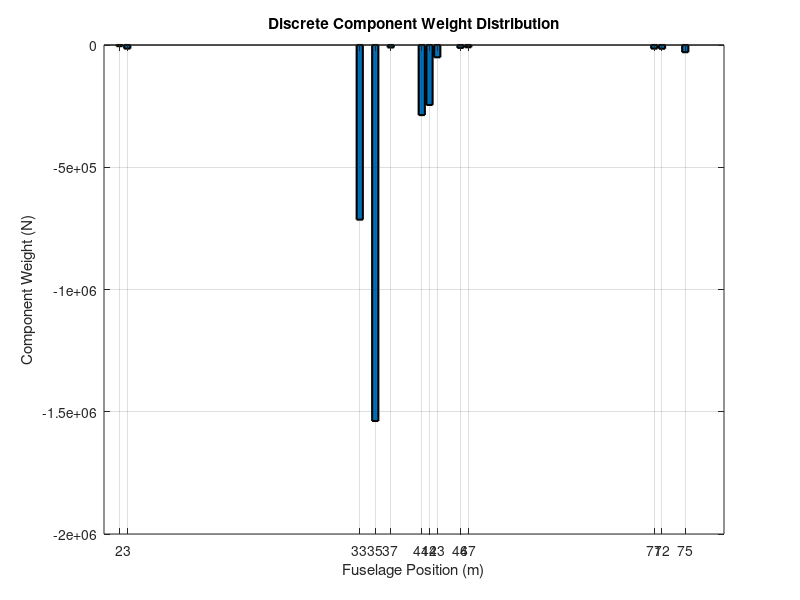

Write MATLAB code to recreate this figure.
function [InertialLoads2] = getInertialDistro2()
    lTot = 80;

    fuselagePoints = [];
    fuselageWeight = 29744*9.81;
    for i = 1:lTot
        fuselagePoints(i) = fuselageWeight/lTot;
        xDiscr(i) = i-1;
    end
    
    payloadPoints = [];
    payloadWeight = 51879*9.81;
    % 
    % for i = 1:lTot
    %     if i<=6
    %         payloadPoints(i) = 0;
    %     elseif i>=61 
    %         payloadPoints(i) = 0;
    %     else 
    %         payloadPoints(i) = payloadWeight/55;
    %     end
    % end
    % 
    
    furnishingPoints = [];
    furnishingWeight = 17227*9.81;
    
    % for i = 1:lTot
    %     if i<=6
    %         furnishingPoints(i) = 0;
    %     elseif i>=61 
    %         furnishingPoints(i) = 0;
    %     else 
    %         furnishingPoints(i) = furnishingWeight/55;
    %     end
    % end
    % 
    fuelPoints = [];
    fuelWeight= 21000*9.81;
    
    % for i = 1:lTot
    %     if i<=31
    %         fuelPoints(i) = 0;
    %     elseif i>=39 
    %         fuelPoints(i) = 0;
    %     else 
    %         fuelPoints(i) = fuelWeight/8;
    %     end
    % end

    % components = {
    %     "Horizontal Tailplane", 2998, 75;
    %     "Vertical Tailplane", 1552.8, 72;
    %     "Nose Landing Gear", 486.52, 2;
    %     "Fuel Systems", 936, 46;
    %     "Flight Controls", 927, 47;
    %     "Installed APU", 1496, 71;
    %     "Instruments", 796.77, 3;
    %     "Hydraulic System", 271.9, 46;
    %     "Electronic System", 1037, 37;
    %     "Avionics", 697.64, 3;
    %     "Air Conditioning", 3593, 33; 
    %     "Anti Icing System", 757.9, 42;
    %     "Handling Gear", 113.3685, 33;
    % };
    % 
    % for i = 1:size(components)
    %     weights(i) = components{i, 2} * 9.81; % Mass (kg) * 9.81 to get weight (N)
    %     positions(i) = components{i, 3};      % x_cg position (m)
    % end
    % 
    % [uniquePositions, ~, idx] = unique(positions); % Unique positions and their indices
    % aggregatedWeights = accumarray(idx, weights); % Sum weights for each unique position


    % 
    % total = [];
    % 
    % for i = 1:lTot
    %     total(i) = fuselagePoints(i) + payloadPoints(i) + furnishingPoints(i) + fuelPoints(i);
    % end
    
%    total = fuselagePoints;


    % 
   %  total(42) = total(42) + 24237 * 9.81;    % Wing
   % % total(33) = total(33) + 29744 * 9.81;    % Fuselage
   %  total(75) = total(75) + 2998 * 9.81;     % Horizontal Tailplane
   %  total(72) = total(72) + 1552.8 * 9.81;   % Vertical Tailplane
   %  total(41) = total(41) + 4618 * 9.81;     % Engine Nacelle
   %  total(41) = total(41) + 23239 * 9.81;    % Engines
   %  total(41) = total(41) + 259 * 9.81;      % Engine Pneumatic Starter
   %  total(41) = total(41) + 1104 * 9.81;     % Engine Controls
   %  total(43) = total(43) + 5123 * 9.81;     % Main Landing Gear
   %  total(2)  = total(2)  + 486.52 * 9.81;   % Nose Landing Gear
   %  total(46) = total(46) + 936 * 9.81;      % Fuel Systems
   %  total(47) = total(47) + 927 * 9.81;      % Flight Controls
   %  total(71) = total(71) + 1496 * 9.81;     % Installed APU
   %  total(3)  = total(3)  + 796.77 * 9.81;   % Instruments
   %  total(46) = total(46) + 271.9 * 9.81;    % Hydraulic System
   %  total(37) = total(37) + 1037 * 9.81;     % Electronic System
   %  total(3)  = total(3)  + 697.64 * 9.81;   % Avionics
   %  total(33) = total(33) + 17227 * 9.81;    % Furnishing
   %  total(33) = total(33) + 3593 * 9.81;     % Air Conditioning
   %  total(42) = total(42) + 757.9 * 9.81;    % Anti Icing System
   %  total(33) = total(33) + 113.3685 * 9.81; % Handling Gear
   %  total(33) = total(33) + 51879 * 9.81;    % Payload
   %  total(35) = total(35) + fuelWeight;

   % Component positions (sorted)
x = [2, 3, 33, 35, 37, 41, 42, 43, 46, 47, 71, 72, 75];

% Corresponding total component weights at positions (sorted)
y = [
    486.52 * 9.81;                             % Nose Landing Gear
    (796.77 + 697.64) * 9.81;                  % Instruments + Avionics
    (17227 + 3593 + 113.3685 + 51879) * 9.81;  % Furnishing + Air Cond. + Handling Gear + Payload
    156760 * 9.81;                             % Fuel (total)
    1037 * 9.81;                               % Electronic System
    (4618 + 23239 + 259 + 1104) * 9.81;        % Engine Nacelle + Engines + Pneumatic Starter + Controls
    (24237 + 757.9) * 9.81;                    % Wing + Anti Icing System
    5123 * 9.81;                               % Main Landing Gear
    (936 + 271.9) * 9.81;                      % Fuel Systems + Hydraulic System
    927 * 9.81;                                % Flight Controls
    1496 * 9.81;                               % Installed APU
    1552.8 * 9.81;                             % Vertical Tailplane
    2998 * 9.81                                % Horizontal Tailplane
];

% Plotting the discrete weights as vertical lines for clarity
    figure;
    bar(x, y*-1,'LineWidth', 1.5);
    xlabel('Fuselage Position (m)');
    ylabel('Component Weight (N)');
    title('Discrete Component Weight Distribution');
    grid on;


    % 
    % total = total*-1;
    % InertialLoads2 = total;

    % figure
    % bar(xDiscr, total, 'b-', 'LineWidth', 1.5);
    % xlabel('Fuselage Position (m)','FontWeight','bold');
    % ylabel('Load (N/m)','FontWeight','bold');
    % title('Inertial Loads');
    % grid minor
    % 

end